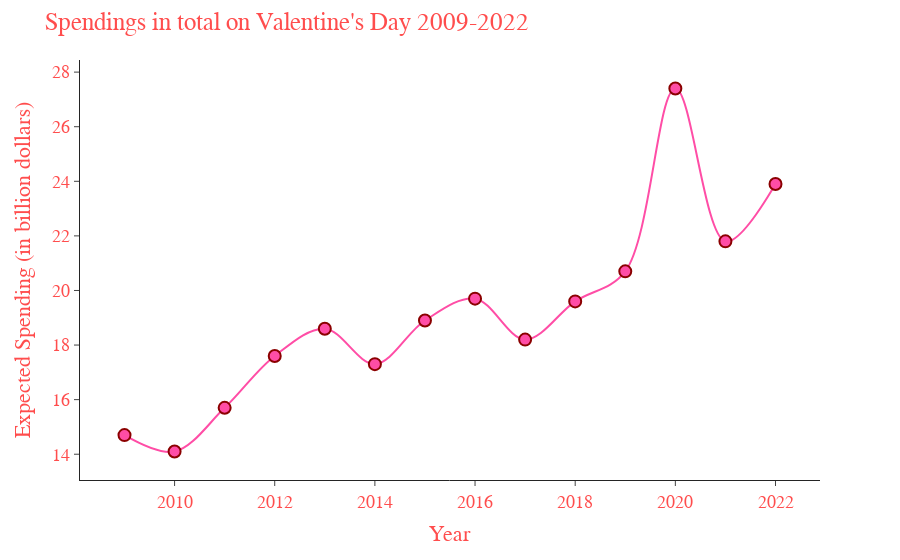

Notebook code for this chart:
### Code cell
fig = px.line(hstes, x="Year", y="Expected Spending (in billion dollars)", markers=True, line_shape='spline')

fig.update_layout(
    title="Spendings in total on Valentine's Day 2009-2022",
    font=dict(
        family=font_family,
        size=18,
        color="#ff4d4d",
    )
)

fig.update_traces(line_color="#ff4da6",
                  selector=dict(type='scatter'),
                  marker=dict(size=12,
                              line=dict(width=2,
                                        color='darkred')),
                 )

fig.show()

### Figure 1 — Plotly figure (JSON) as saved in the notebook; plotly's stock layout.template omitted (floating-point values rounded to 4 significant figures)
{"data": [{"hovertemplate": "Year=%{x}<br>Expected Spending (in billion dollars)=%{y}<extra></extra>", "legendgroup": "", "line": {"color": "#ff4da6", "dash": "solid", "shape": "spline"}, "marker": {"line": {"color": "darkred", "width": 2}, "size": 12, "symbol": "circle"}, "mode": "markers+lines", "name": "", "orientation": "v", "showlegend": false, "type": "scatter", "x": [2009, 2010, 2011, 2012, 2013, 2014, 2015, 2016, 2017, 2018, 2019, 2020, 2021, 2022], "xaxis": "x", "y": [14.7, 14.1, 15.7, 17.6, 18.6, 17.3, 18.9, 19.7, 18.2, 19.6, 20.7, 27.4, 21.8, 23.9], "yaxis": "y"}], "layout": {"font": {"color": "#ff4d4d", "family": "Verdana", "size": 18}, "legend": {"tracegroupgap": 0}, "margin": {"t": 60}, "title": {"text": "Spendings in total on Valentine's Day 2009-2022"}, "xaxis": {"anchor": "y", "domain": [0, 1], "title": {"text": "Year"}}, "yaxis": {"anchor": "x", "domain": [0, 1], "title": {"text": "Expected Spending (in billion dollars)"}}}}
